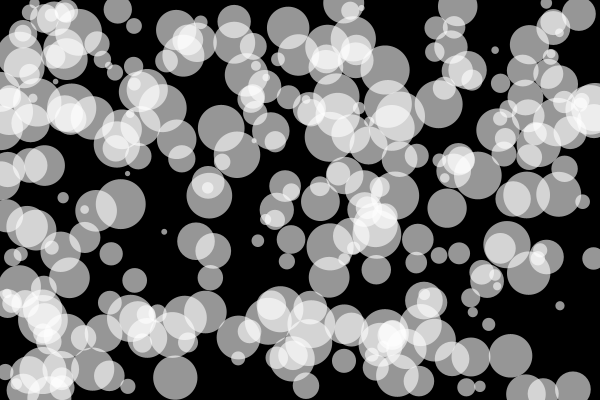
Frame 1 (no input)
Frame 60 (the mouse pressed at the canvas centre just before this capture): identical to frame 1, image omitted
Frame 120 (the mouse held since frame 60 and released just before this capture): identical to frame 1, image omitted

The Processing sketch that drew this single still picture (run headless with seeded random() and noise(); from frame 60 on, the mouse is pressed at the canvas centre):

// Processing sketch: a_Random_01
// ── a_Random_01.pde
/*
----------------------------------------
PLEASE READ INFO TAB FOR ALL INFORMATION
----------------------------------------
*/


/////////////////////////// GLOBALS ////////////////////////////

int numEllipse = 300; // Variable qui détermine le nombre de cercles à dessiner
/////////////////////////// SETUP ////////////////////////////

void setup() {
  size(600, 400);
  background(0);
  smooth();
  noStroke();
  fill(255,150);
  // La boucle FOR pour dessiner un nombre (détérminé par la variable numEllipse) de cercles 
   for (int i=0; i<numEllipse; i++) {
     
    float xPos = random(width); // Générer des valeurs aléatoires pour la position X de nos cercles
    float yPos = random(height); // Générer des valeurs aléatoires pour la position Y de nos cercles
    float dia = random(5,50);// Générer des valeurs aléatoires pour la diamètre de nos cercles, entre 5 & 50
    ellipse(xPos, yPos, dia, dia);
  }
}

/////////////////////////// DRAW ////////////////////////////
void draw() {
 

}

/////////////////////////// FUNCTIONS ////////////////////////////


// ── INFO.pde
/*

 DESIGNING PROGRAMS 1.0
 AN INTRODUCTORY COURSE FOR DESIGN STUDENTS
 
 IMPLEMENTED BY THE FREE ART BUREAU 2010/11 
 >>> www.freeartbureau.org
 +++++++++++++++++++++++++++ 
 LES BASES : RANDOMNESS
 SKETCH : RANDOM_01
 PARENT SKETCH : NONE
 TYPE : STATIQUE
 
 NOTE :

 */
 
 
 /////////////////////////////////////// - END

 
